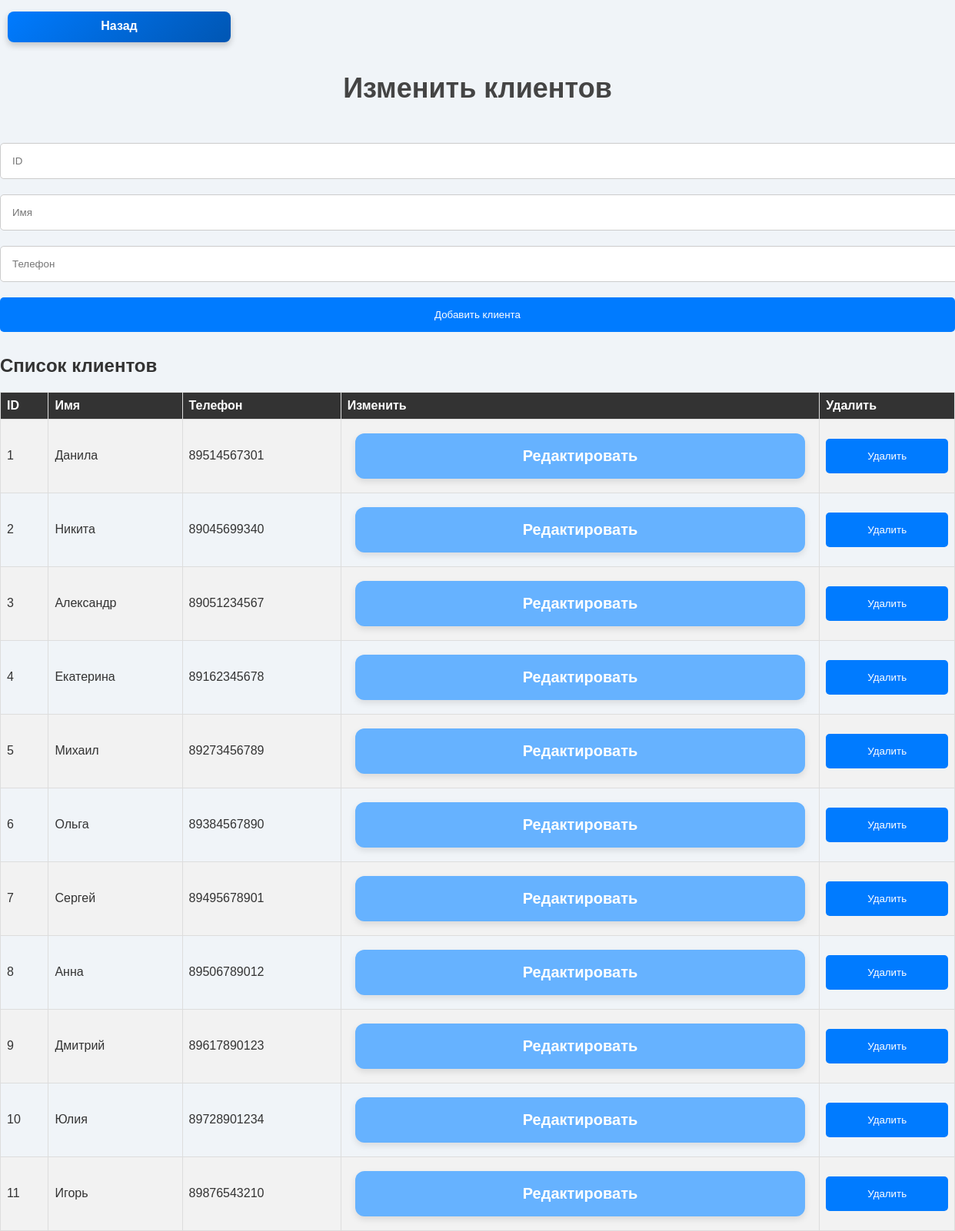
/php/customer.php, run on the app's committed database.
### tables this page shows
CREATE TABLE `Customer` (
  `ID` int(10) NOT NULL,
  `Name` varchar(15) NOT NULL,
  `Phone` varchar(20) NOT NULL
);

### php/customer.php (the view, shortened to what this page needs)
<?php
include 'db_connect.php';
$conn->set_charset("utf8mb4");
$sql = "SELECT * FROM Customer";
$result = $conn->query($sql);
?>
<!DOCTYPE html>
<html lang="ru">
<head>
    <link rel="stylesheet" type="text/css" href="../css/styles.css">
</head>
<body>
    <div class="back-button-container">
        <a href="index.php" class="back-button">Назад</a>
    </div>
    <h1>Изменить клиентов</h1>
    <form method="POST">
        <input type="number" name="id" placeholder="ID" required>
        <input type="text" name="name" placeholder="Имя" required>
        <input type="text" name="phone" placeholder="Телефон" required>
        <button type="submit" name="add_customer">Добавить клиента</button>
    </form>
    <h2>Список клиентов</h2>
    <table>
        <tr>
            <th>ID</th>
            <th>Имя</th>
            <th>Телефон</th>
            <th>Изменить</th>
            <th>Удалить</th>
        </tr>
        <?php while($row = $result->fetch_assoc()): ?>
        <tr>
            <td><?php echo $row['ID']; ?></td>
            <td><?php echo htmlspecialchars($row['Name'], ENT_QUOTES, 'UTF-8'); ?></td>
            <td><?php echo htmlspecialchars($row['Phone'], ENT_QUOTES, 'UTF-8'); ?></td>
            <td><a href="edit_customer.php?id=<?php echo $row['ID']; ?>">Редактировать</a></td>
            <td>
                <form method="POST" action="<?php echo htmlspecialchars($_SERVER['PHP_SELF']); ?>">
                    <button type="submit" name="delete_customer" onclick="return confirm('Вы уверены, что хотите удалить этого клиента?');">Удалить</button>
                </form>
            </td>
        </tr>
        <?php endwhile; ?>
    </table>
</body>
</html>

### css/styles.css (style rules this page uses)
body { font-family: Arial, sans-serif; margin: 20px; }
h1, h2 { color: #333; }
table { width: 100%; border-collapse: collapse; margin-top: 20px; }
table, th, td { border: 1px solid #ddd; }
th, td { padding: 10px; text-align: left; }
th { background-color: #f4f4f4; }
input, textarea, button { width: 100%; padding: 15px; margin: 10px 0; border: 1px solid #ccc; border-radius: 5px; }
button { background-color: #007bff; color: #fff; border: none; cursor: pointer; font-family: 'Arial', sans-serif; }
.back-button-container { width: 100%; display: flex; justify-content: flex-start; padding: 5px 0; }
body { font-family: 'Arial', sans-serif; background: #f0f4f8; margin: 0; padding: 0; color: #333; }
h1 { text-align: center; color: #444; font-size: 36px; margin-bottom: 40px; font-weight: 600; }
a { display: block; background: #66b2ff; color: white; padding: 18px 30px; text-decoration: none; border-radius: 12px; text-align: center; font-size: 20px; font-weight: 600; box-shadow: 0 4px 8px rgba(0, 0, 0, 0.1); transition: all 0.3s ease; min-width: 250px; margin: 10px; }
.back-button { width: 30px; height: 20px; padding: 10px 20px; font-size: 16px; font-weight: bold; color: white; background: linear-gradient(135deg, #007bff, #0056b3); border-radius: 8px; text-decoration: none; text-align: center; transition: background 0.3s, transform 0.2s; box-shadow: 0 4px 8px rgba(0, 0, 0, 0.2); }
table { width: 100%; border-collapse: collapse; margin-top: 10px; font-family: Arial, sans-serif; }
th, td { border: 1px solid #ddd; padding: 8px; text-align: left; }
th { background-color: #333; color: white; }
tr:nth-child(even) { background-color: #f2f2f2; }

### data on the page
customer: ID "1", Name "Данила", Phone "89514567301"
customer: ID "2", Name "Никита", Phone "89045699340"
customer: ID "3", Name "Александр", Phone "89051234567"
customer: ID "4", Name "Екатерина", Phone "89162345678"
customer: ID "5", Name "Михаил", Phone "89273456789"
customer: ID "6", Name "Ольга", Phone "89384567890"
customer: ID "7", Name "Сергей", Phone "89495678901"
customer: ID "8", Name "Анна", Phone "89506789012"
customer: ID "9", Name "Дмитрий", Phone "89617890123"
customer: ID "10", Name "Юлия", Phone "89728901234"
customer: ID "11", Name "Игорь", Phone "89876543210"
